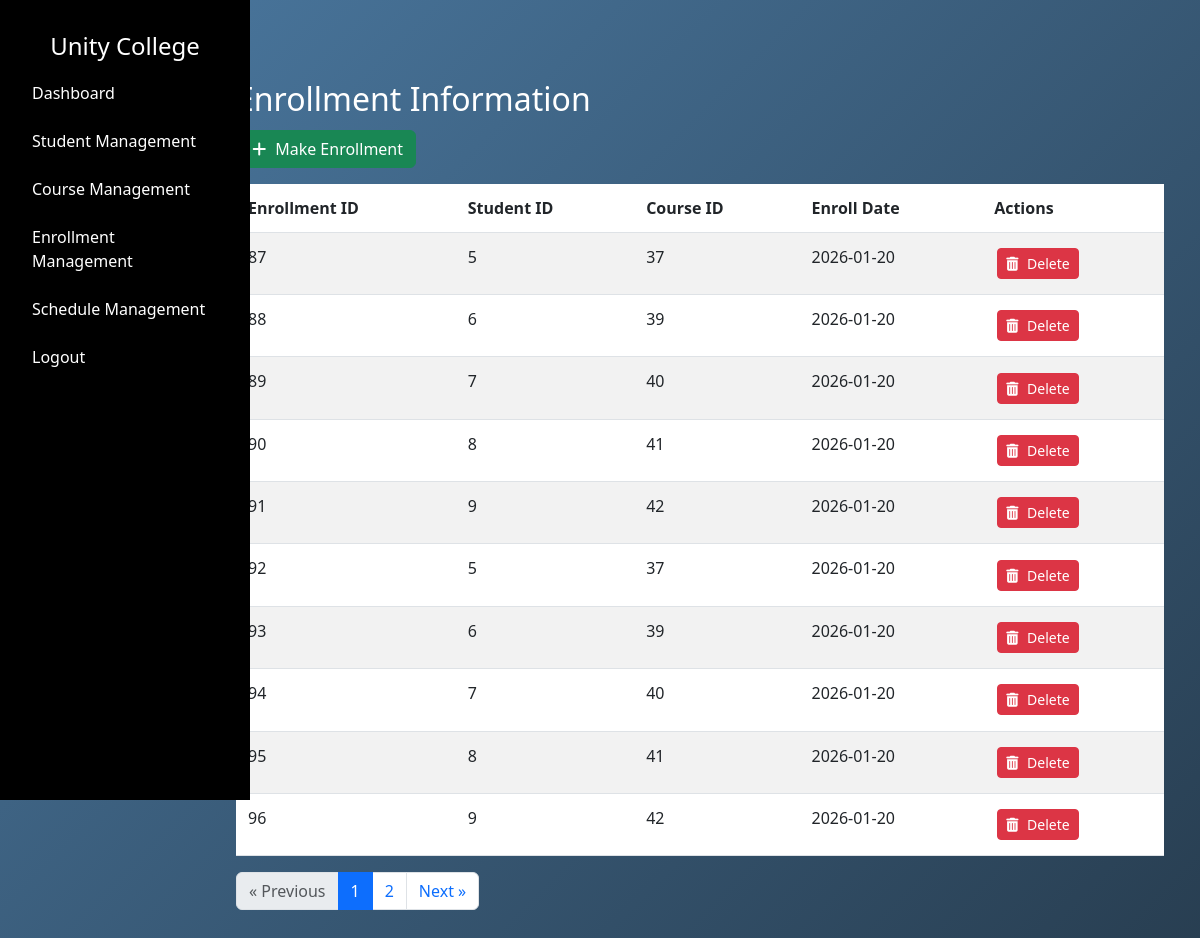
Screenshot of /admin/enrollmentmgt (signed in) with the database file from the repository.
### tables this page shows
CREATE TABLE "enrollment" (
    "id" INTEGER PRIMARY KEY AUTOINCREMENT,
    "student_id" INTEGER NOT NULL,
    "course_id" INTEGER NOT NULL,
    "enroll_date" DATE NOT NULL,
    FOREIGN KEY("student_id") REFERENCES "student"("id") ON DELETE RESTRICT,
    FOREIGN KEY("course_id") REFERENCES "course"("id") ON DELETE RESTRICT
);

### app.py (the view)
@app.route("/admin/enrollmentmgt", methods=["GET"])
def admin_view_enrollment():
    if 'admin_uid' not in session or session.get('user_type') != 'admin':
        return redirect(url_for('admin_login'))
    first_name = session.get('first_name')
    admin_uid = session.get('admin_uid')
    page = request.args.get('page', 1, type=int)
    per_page = 10
    total_enrollment = query_db("SELECT COUNT(*) FROM enrollment")[0][0]
    offset = (page - 1) * per_page
    enrollment_query = f"SELECT * FROM enrollment LIMIT {per_page} OFFSET {offset}"
    enrollment = query_db(enrollment_query)
    enrollment_list = []
    for record in enrollment:
        enrollment_dict = {
            "id": record[0],
            "student_id": record[1],
            "course_id": record[2],
            "enroll_date": record[3],
        }
        enrollment_list.append(enrollment_dict)
    total_pages = (total_enrollment + per_page - 1) // per_page
    return render_template(
        "admin/enrollmentmgmt.html",
        enrollment_list=enrollment_list,
        first_name=first_name,
        current_page=page,
        total_pages=total_pages,
        per_page=per_page,
        admin_uid=admin_uid
    )

### dbcontroller.py (called while the page is built)
def query_db(query, args=()):
    con = sqlite3.connect('advweb.db')
    cur = con.cursor()
    cur.execute(query, args)
    rv = cur.fetchall()
    cur.close()
    con.close()
    return rv

### templates/admin/enrollmentmgmt.html (shortened to what this page needs)
{% extends "/admin/layout.html" %} {% block content %}
<link href="/static/css/admin/enrollmentmgmt.css" rel="stylesheet" />
<link
  rel="stylesheet"
  href="https://cdnjs.cloudflare.com/ajax/libs/font-awesome/6.0.0-beta3/css/all.min.css"
/>
<div class="container mt-5">
  <h2 class="enrollinfotitle">Enrollment Information</h2>
  <a href="{{ url_for('admin_enroll') }}" class="btn btn-success mb-3">
    <i class="fas fa-plus"></i>
    </i> <span class="btn-text">Make Enrollment</span>
  </a>
  <div class="table-responsive">
    <table class="table table-striped">
      <thead>
        <tr>
          <th>Enrollment ID</th>
          <th>Student ID</th>
          <th>Course ID</th>
          <th>Enroll Date</th>
          <th>Actions</th>
        </tr>
      </thead>
      <tbody>
        {% for enrollment in enrollment_list %}
        <tr>
          <td>{{ enrollment['id'] }}</td>
          <td>{{ enrollment['student_id'] }}</td>
          <td>{{ enrollment['course_id'] }}</td>
          <td>{{ enrollment['enroll_date'] }}</td>
          <td>
            <form
              action="{{ url_for('delete_enrollment', id=enrollment['id']) }}"
              method="post"
              style="display: inline"
            >
              <button type="submit" class="btn btn-danger btn-sm">
                <i class="fas fa-trash-alt"></i>
                <span class="btn-text">Delete</span>
              </button>
            </form>
          </td>
        </tr>
        {% endfor %}
      </tbody>
    </table>
  </div>
  <nav aria-label="Page navigation" class="pagination-container">
    <ul class="pagination">
      <li class="page-item {% if current_page == 1 %}disabled{% endif %}">
        <a
          class="page-link"
          href="{{ url_for('admin_view_enrollment', page=current_page-1) }}"
          aria-label="Previous"
        >
          <span aria-hidden="true">&laquo;</span> Previous
        </a>
      </li>
      {% set page_range = [current_page - 1, current_page, current_page + 1] %}
      {% for p in page_range %} {% if p > 0 and p <= total_pages %}
      <li class="page-item {% if p == current_page %}active{% endif %}">
        <a
          class="page-link"
          href="{{ url_for('admin_view_enrollment', page=p) }}"
          >{{ p }}</a
        >
      </li>
      {% endif %} {% endfor %}
      <li
        class="page-item {% if current_page == total_pages %}disabled{% endif %}"
      >
        <a
          class="page-link"
          href="{{ url_for('admin_view_enrollment', page=current_page+1) }}"
          aria-label="Next"
        >
          Next <span aria-hidden="true">&raquo;</span>
        </a>
      </li>
    </ul>
  </nav>
</div>
{% endblock %}

### static/css/admin/layout.css (style rules this page uses)
body { font-family: Arial, sans-serif; margin: 0; background: linear-gradient(135deg, #4b79a1 0%, #283e51 100%) no-repeat center center fixed; }

### static/css/admin/enrollmentmgmt.css (style rules this page uses)
.table td, .table th { padding: 0.75rem; }
.table { margin-bottom: 1rem; background-color: transparent; }
.enrollinfotitle { color: white; }
.btn { margin: 0.2rem; }
.btn i { margin-right: 0.3rem; }
.btn-text { display: inline; }

### rows the page displays
enrollment: id "87", student_id "5", course_id "37", enroll_date "2026-01-20"
enrollment: id "88", student_id "6", course_id "39", enroll_date "2026-01-20"
enrollment: id "89", student_id "7", course_id "40", enroll_date "2026-01-20"
enrollment: id "90", student_id "8", course_id "41", enroll_date "2026-01-20"
enrollment: id "91", student_id "9", course_id "42", enroll_date "2026-01-20"
enrollment: id "92", student_id "5", course_id "37", enroll_date "2026-01-20"
enrollment: id "93", student_id "6", course_id "39", enroll_date "2026-01-20"
enrollment: id "94", student_id "7", course_id "40", enroll_date "2026-01-20"
enrollment: id "95", student_id "8", course_id "41", enroll_date "2026-01-20"
enrollment: id "96", student_id "9", course_id "42", enroll_date "2026-01-20"

### other values shown
{{ p }} "1" "2"
